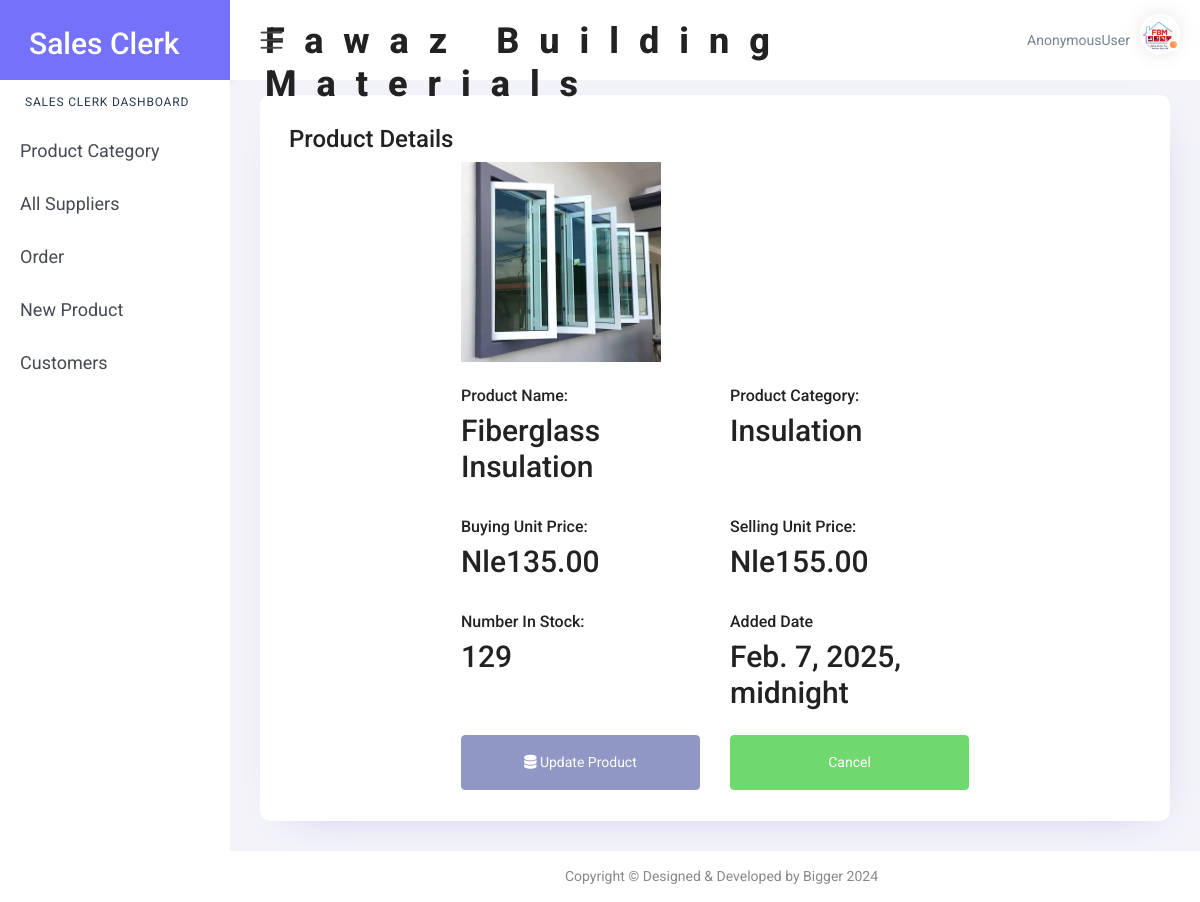
/view_product/11/, run on the app's committed database.
### app/models.py (models this page shows, shortened)
class Product(models.Model):
    product_name = models.CharField(max_length=100)
    product_category = models.ForeignKey(Category, on_delete=models.CASCADE)
    product_supplier = models.ForeignKey(Supplier, on_delete=models.CASCADE)
    in_stock = models.IntegerField()
    buying_price = models.DecimalField(max_digits=10, decimal_places=2)
    selling_price = models.DecimalField(max_digits=10, decimal_places=2)
    added_date = models.DateTimeField()
    profile = models.ImageField(upload_to='products/', blank=True, null=True)

class Category(models.Model):
    category_name = models.CharField(max_length=100)
    category_description = models.TextField(blank=True, null=True)
    created_at = models.DateTimeField(auto_now_add=True)
    def __str__(self):
        return self.category_name

### app/views.py (the view)
# urls.py: path('view_product/<int:product_id>/', views.view_product, name='view_product'),
def view_product(request, product_id):
    product = Product.objects.get(id=product_id)
    return render(request, 'view_product.html', {
        'product': product,
    })

### templates/view_product.html (shortened to what this page needs)
{% load static %}
<!DOCTYPE html>
<html lang="en">
<head>
    <link href="{% static 'plugins1/pg-calendar/css/pignose.calendar.min.css' %}" rel="stylesheet">
    <link rel="stylesheet" href="{% static 'plugins1/chartist/css/chartist.min.css' %}">
    <link rel="stylesheet" href="{% static 'plugins1/chartist-plugin-tooltips/css/chartist-plugin-tooltip.css' %}">
    <link href="{% static 'css1/style.css' %}" rel="stylesheet">
    <link rel="stylesheet" href="https://cdnjs.cloudflare.com/ajax/libs/font-awesome/6.7.2/css/all.min.css" />
</head>
<body>
    <div id="main-wrapper">
        <div class="nav-header">
            <div class="brand-logo">
                <a href="{% url 'clerk' %}">
                    <b><h4 style="color: white;font-size: 30px;">Sales Clerk</h4></b>
                </a>
            </div>
        </div>
        <div class="header">
            <div class="header-content clearfix">
                <div class="nav-control">
                    <div class="hamburger">
                        <span class="toggle-icon"><i class="icon-menu"></i></span>
                    </div>
                </div>
                <div class="header-right">
                    <ul class="clearfix">
                        <li class="icons dropdown">
                            <span class="username" style="margin-right: 10px;" >{{user}}</span>
                            <div class="user-img c-pointer position-relative"   data-toggle="dropdown">
                                <span class="activity active"></span>
                                <img src="{% static 'images/fawaz.jpeg' %}" height="40" width="40" alt="">
                            </div>
                        </li>
                    </ul>
                </div>
                <h1 style="padding-top: 20px; letter-spacing: 20px; font-weight: 800; margin-left: 20px;">Fawaz Building Materials</h1>
            </div>
        </div>
        <div class="nk-sidebar">
            <div class="nk-nav-scroll">
                <ul class="metismenu" id="menu" style="font-size: 18px;">
                    <li class="nav-label">Sales Clerk Dashboard</li>
                    <li class="mega-menu mega-menu-sm">
                        <li><a href="{% url 'category' %}">Product Category</a></li>
                    </li>
                    <li>
                        <li><a href="{% url 'supplier' %}">All Suppliers</a></li>
                    </li>
                    <li>
                        <li><a href="{% url 'purchase' %}">Order</a></li>
                    </li>
                    <li>
                        <li><a href="{% url 'product' %}">New Product</a></li>
                    </li>
                    <li>
                        <li><a href="{% url 'customer' %}">Customers</a></li>
                    </li>
                </ul>
            </div>
        </div>
        <div class="content-body">
            <div class="container-fluid">
                <div class="row">
                    <div class="col-12">
                        <div class="card">
                            <div class="card-body">
                                <h3>Product Details</h3>
                                <div class="container">
                                    <div class="row">
                                        <div class="col-md-8 offset-md-2">
                                            <form method="post" enctype="multipart/form-data">
                                                <div class="container">
                                                     {% if product.profile %}
                                                     <img src="{{ product.profile.url }}" alt="Current Image" style="max-width: 200px; max-height: 200px;">
                                                    {% endif %}
                                                    <div class="row mt-4">
                                                        <div class="col-md-6"><h5>Product Name:</h5><h2>{{product.product_name}}</h2> </div>
                                                        <div class="col-md-6"><h5>Product Category:</h5><h2>{{product.product_category}}</h2> </div>
                                                    </div>
                                                    <div class="row mt-4">
                                                        <div class="col-md-6"><h5>Buying Unit Price:</h5><h2>Nle{{product.buying_price}}</h2> </div>
                                                        <div class="col-md-6"><h5>Selling Unit Price:</h5><h2>Nle{{product.selling_price}}</h2> </div>
                                                    </div>
                                                    <div class="row mt-4">
                                                        <div class="col-md-6"><h5>Number In Stock:</h5><h2>{{product.in_stock}}</h2> </div>
                                                        <div class="col-md-6"><h5>Added Date</h5><h2>{{product.added_date}}</h2> </div>
                                                    </div>
                                                    <div class="row mt-3">
                                                        <div class="col-md-6">
                                                            <a href="{% url 'edit_product' product.id %}" class="btn btn-secondary p-3 w-100 text-white">
                                                                <i class="fas fa-database"></i> Update Product
                                                            </a>
                                                        </div>
                                                        <div class="col-md-6">
                                                            <a class="btn btn-success text-white w-100 p-3" href="{% url 'product' %}">Cancel</a>
                                                        </div>
                                                    </div>
                                                </div>
                                            </form>
                                        </div>
                                    </div>
                                </div>
                            </div>
                        </div>
                    </div>
                </div>
            </div>
        </div>
        <div class="footer">
            <div class="copyright">
                <p>Copyright &copy; Designed & Developed by Bigger 2024</p>
            </div>
        </div>
    </div>
</body>
</html>

### data on the page
Product: profile (picture), product_name "Fiberglass Insulation", product_category "Insulation", buying_price "135.00", selling_price "155.00", in_stock "129", added_date "Feb. 7, 2025, midnight"

### other printed values
{{ user }} "AnonymousUser"
